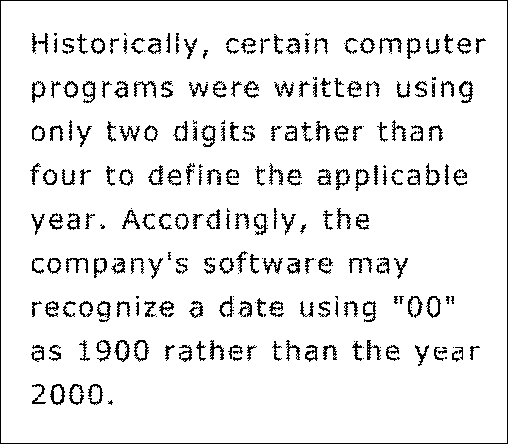
%> input picture Image Proccess/char_7_形态学图像处理/pics/Fig9.05(a).jpg, 508 x 444 px
$ octave res1.m   (GNU Octave 9; MATLAB toolbox functions it lacks are replaced by stand-ins)
%> lines starting %> are read from the running program, lines starting %| are printed output that depends on the picture
%% 膨胀
clc
clear

A1 = imread('./pics/Fig9.05(a).jpg');
%> A1 is the input picture: size 444x508 uint8; min 0, max 255, mean 234.9
A1 = 255 - A1;
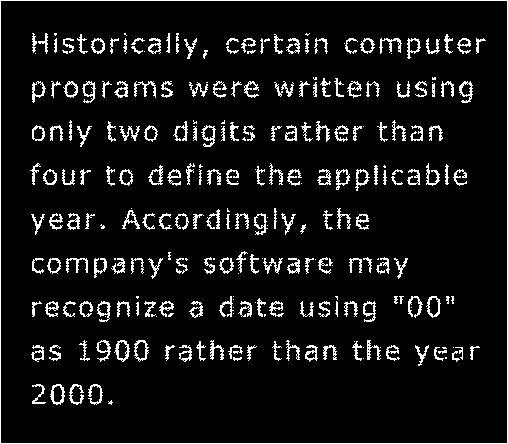
%> A1: size 444x508 uint8; min 0, max 255, mean 20.1
B =[0 1 0
    1 1 1
    0 1 0];
A2 = imdilate(A1,B);
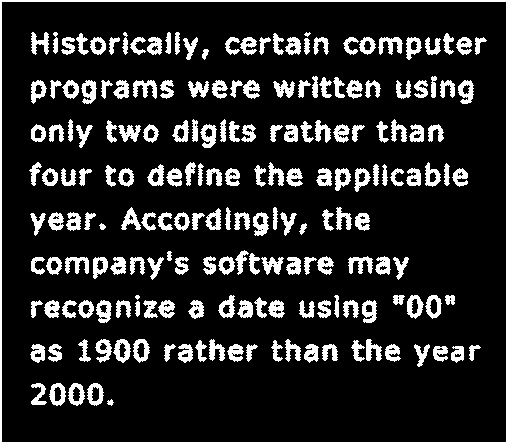
%> A2: size 444x508 uint8; min 0, max 255, mean 38.9
A3 = imdilate(A2,B);
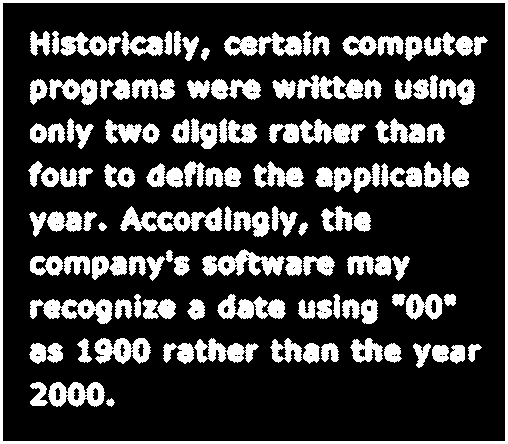
%> A3: size 444x508 uint8; min 0, max 255, mean 56.4
A4 = imdilate(A3,B);
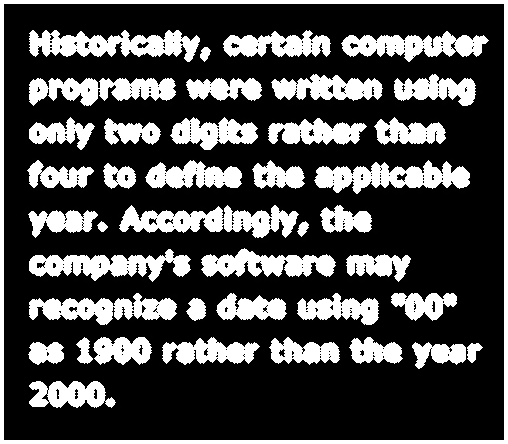
%> A4: size 444x508 uint8; min 0, max 255, mean 72.4

subplot(2,2,1),imshow(A1),title('A1');
subplot(2,2,2),imshow(A2),title('A2');
subplot(2,2,3),imshow(A3),title('A3');
subplot(2,2,4),imshow(A4),title('A4');

$ run again, with Image Proccess/char_7_形态学图像处理/pics/Fig9.07(a).jpg copied over Image Proccess/char_7_形态学图像处理/pics/Fig9.05(a).jpg
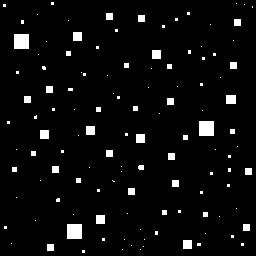
%> input picture Image Proccess/char_7_形态学图像处理/pics/Fig9.07(a).jpg, 256 x 256 px
%> A1 is the input picture: size 256x256 uint8; min 0, max 255, mean 10.9
%> `A1 = 255 - A1;`:
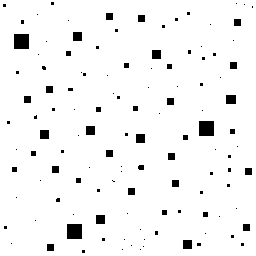
%> A1: size 256x256 uint8; min 0, max 255, mean 244.1
%> `A2 = imdilate(A1,B);`:
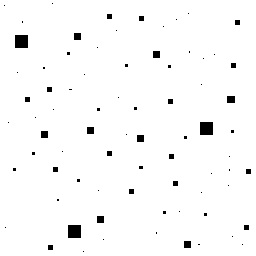
%> A2: size 256x256 uint8; min 0, max 255, mean 249.4

$ run again, with Image Proccess/char_7_形态学图像处理/pics/Fig9.11(a).jpg copied over Image Proccess/char_7_形态学图像处理/pics/Fig9.05(a).jpg
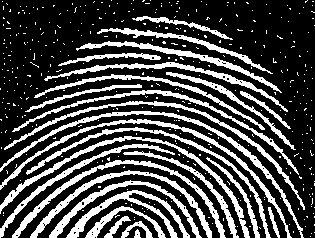
%> input picture Image Proccess/char_7_形态学图像处理/pics/Fig9.11(a).jpg, 315 x 238 px
%> A1 is the input picture: size 238x315 uint8; min 0, max 255, mean 72.8
%> `A1 = 255 - A1;`:
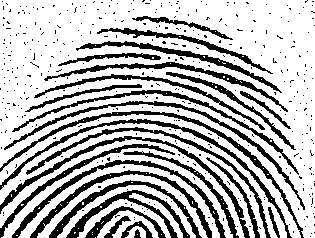
%> A1: size 238x315 uint8; min 0, max 255, mean 182.2
%> `A4 = imdilate(A3,B);`:
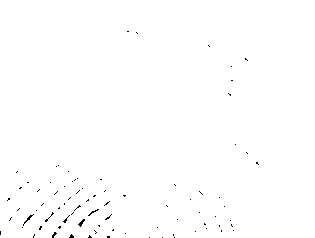
%> A4: size 238x315 uint8; min 0, max 255, mean 253.9
